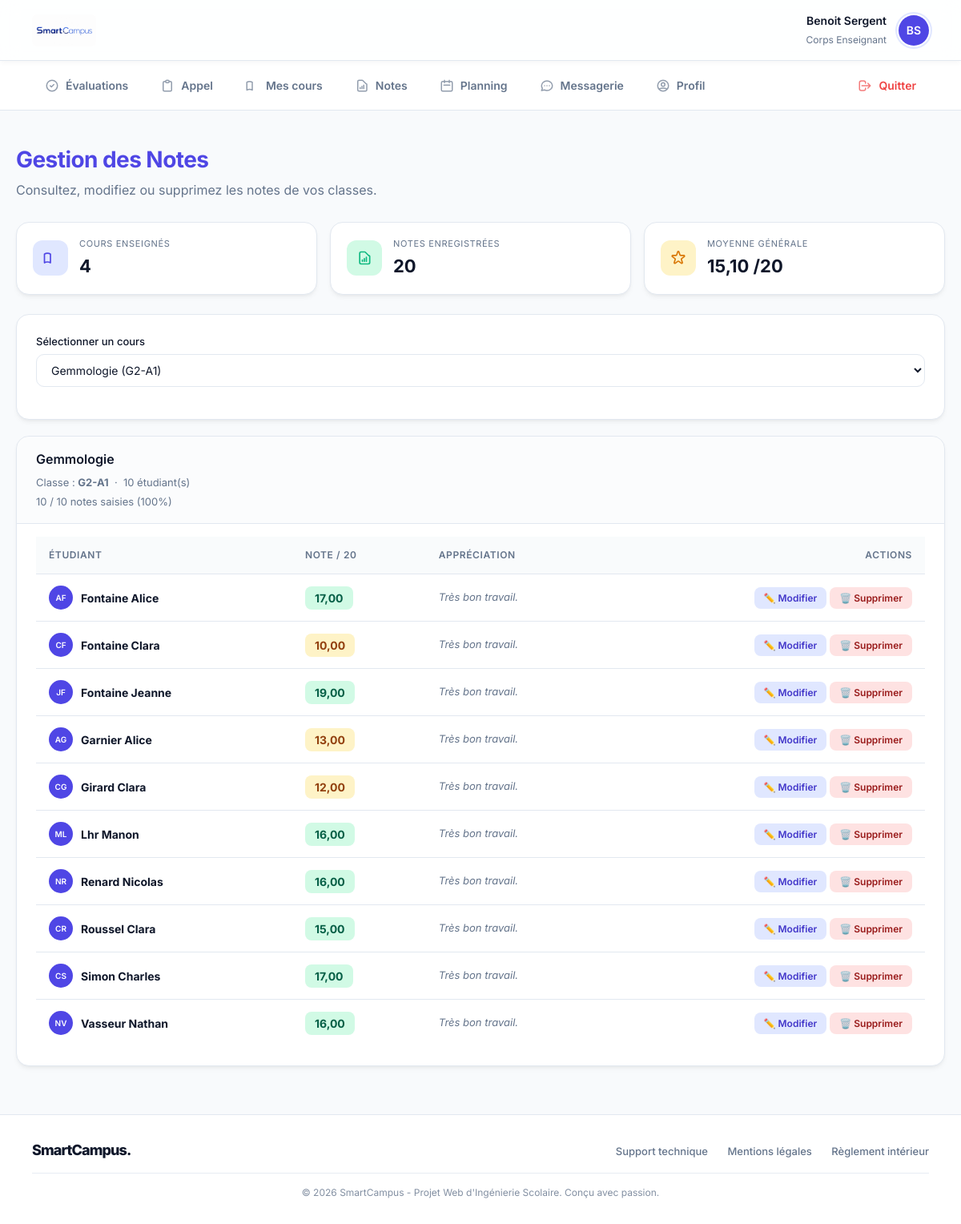
The app's page /Gestion_notes.php?cours_id=12 (signed in), older data.
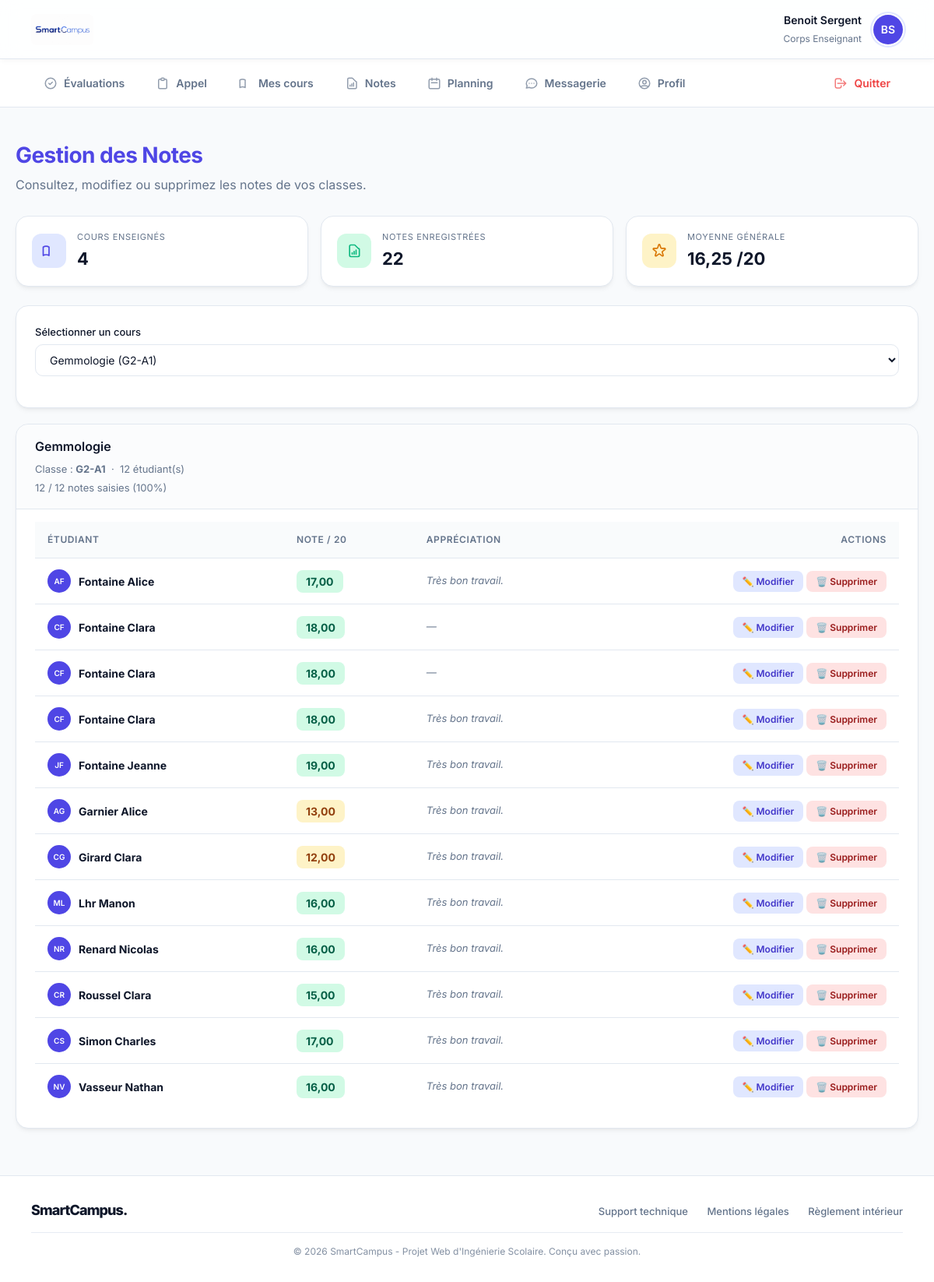
The same page, newer data.
### tables this page shows
CREATE TABLE utilisateurs (
        id INTEGER PRIMARY KEY AUTOINCREMENT,
        prenom TEXT NOT NULL,
        nom TEXT NOT NULL,
        email TEXT UNIQUE NOT NULL,
        role TEXT CHECK(role IN ('etudiant', 'professeur', 'administrateur')) NOT NULL,
        mot_de_passe_hash TEXT NOT NULL,
        statut_compte TEXT DEFAULT 'actif',
        groupe_id INTEGER,
        FOREIGN KEY(groupe_id) REFERENCES groupes(id) ON DELETE SET NULL
    );

CREATE TABLE cours (
        id INTEGER PRIMARY KEY AUTOINCREMENT,
        titre TEXT NOT NULL,
        categorie TEXT NOT NULL,
        description TEXT,
        groupe_id INTEGER,
        professeur_id INTEGER, jour VARCHAR(20) DEFAULT 'Lundi', heure_debut VARCHAR(10) DEFAULT '08:30', heure_fin VARCHAR(10) DEFAULT '10:30', salle VARCHAR(50) DEFAULT 'Non assignée',
        FOREIGN KEY(groupe_id) REFERENCES groupes(id) ON DELETE CASCADE,
        FOREIGN KEY(professeur_id) REFERENCES utilisateurs(id) ON DELETE SET NULL
    );

CREATE TABLE groupes (
        id INTEGER PRIMARY KEY AUTOINCREMENT,
        nom TEXT NOT NULL UNIQUE
    );

CREATE TABLE notes (
        id INTEGER PRIMARY KEY AUTOINCREMENT,
        etudiant_id INTEGER,
        cours_id INTEGER,
        valeur_note REAL,
        commentaire TEXT,
        FOREIGN KEY(etudiant_id) REFERENCES utilisateurs(id) ON DELETE CASCADE,
        FOREIGN KEY(cours_id) REFERENCES cours(id) ON DELETE CASCADE
    );

### Gestion_notes.php (the view, shortened to what the rows shown need)
<?php
require_once 'db.php';
$prof_id = $_SESSION['utilisateur_id'];
$cours_sel = isset($_GET['cours_id']) ? intval($_GET['cours_id']) : null;
$notes_cours = [];
$cours_info = null;
if ($cours_sel) {
    $chk = $db->prepare("SELECT c.*, g.nom as groupe_nom FROM cours c JOIN groupes g ON c.groupe_id = g.id WHERE c.id = ? AND c.professeur_id = ?");
    $chk->execute([$cours_sel, $prof_id]);
    $cours_info = $chk->fetch();
    if ($cours_info) {
        $stmt_notes = $db->prepare("
            SELECT n.id as note_id, n.valeur_note, n.commentaire,
                   u.id as etudiant_id, u.nom, u.prenom
            FROM utilisateurs u
            LEFT JOIN notes n ON n.etudiant_id = u.id AND n.cours_id = ?
            WHERE u.role = 'etudiant'
              AND u.groupe_id = (SELECT groupe_id FROM cours WHERE id = ?)
            ORDER BY u.nom, u.prenom
        ");
        $stmt_notes->execute([$cours_sel, $cours_sel]);
        $notes_cours = $stmt_notes->fetchAll();
    }
}
?>
<!DOCTYPE html>
<html lang="fr">
<head>
    <link rel="stylesheet" href="style.css">
</head>
<body>
    <?php include 'menu.php'; ?>
    <div class="container">
        <div style="margin-bottom: 28px;">
            <h1 style="color:var(--primary);">Gestion des Notes</h1>
        </div>
        <?php if ($cours_sel && $cours_info): ?>
            <div class="card">
                <div class="card-header" style="margin-bottom: 16px;">
                    <div>
                        <h2 style="margin:0 0 4px;"><?= htmlspecialchars($cours_info['titre']) ?></h2>
                        <span style="font-size:13px; color:var(--text-muted);">
                            Classe : <strong><?= htmlspecialchars($cours_info['groupe_nom']) ?></strong>
                            &nbsp;·&nbsp; <?= count($notes_cours) ?> étudiant(s)
                        </span>
                    </div>
                    <?php
                    $notes_saisies = array_filter($notes_cours, fn($n) => $n['note_id'] !== null);
                    $nb_saisies = count($notes_saisies);
                    $pct = count($notes_cours) > 0 ? round($nb_saisies / count($notes_cours) * 100) : 0;
                    ?>
                    <span style="font-size:13px; color:var(--text-muted);">
                        <?= $nb_saisies ?> / <?= count($notes_cours) ?> notes saisies (<?= $pct ?>%)
                    </span>
                </div>
                <?php if (empty($notes_cours)): ?>
                    <div class="empty-state">
                        <p>Aucun étudiant dans cette classe.</p>
                    </div>
                <?php else: ?>
                    <table>
                        <tr>
                            <th>Étudiant</th>
                            <th>Note / 20</th>
                            <th>Appréciation</th>
                            <th style="text-align:right;">Actions</th>
                        </tr>
                        <?php foreach($notes_cours as $n):
                            $init = strtoupper(substr($n['prenom'], 0, 1) . substr($n['nom'], 0, 1));
                            $av   = glob("uploads/avatars/avatar_" . $n['etudiant_id'] . ".*");
                            $hasNote = $n['note_id'] !== null;
                            $val = $hasNote ? floatval($n['valeur_note']) : null;
                            $badgeCls = !$hasNote ? 'note-empty' : ($val >= 14 ? 'note-good' : ($val >= 10 ? 'note-mid' : 'note-bad'));
                            $badgeTxt = !$hasNote ? 'Non noté' : number_format($val, 2, ',', ' ');
                        ?>
                        <tr class="note-row">
                            <td>
                                <div style="display:flex; align-items:center; gap:10px;">
                                    <div class="avatar-small" style="width:30px;height:30px;font-size:10px;box-shadow:none;">
                                        <?php if(!empty($av)): ?><img src="<?= $av[0] ?>" alt=""><?php else: ?><?= $init ?><?php endif; ?>
                                    </div>
                                    <strong><?= htmlspecialchars($n['nom'] . ' ' . $n['prenom']) ?></strong>
                                </div>
                            </td>
                            <td>
                                <span class="note-badge <?= $badgeCls ?>"><?= $badgeTxt ?></span>
                            </td>
                            <td style="font-size:13px; color:var(--text-muted); font-style:italic; max-width:220px;">
                                <?= $hasNote && !empty($n['commentaire']) ? htmlspecialchars($n['commentaire']) : '—' ?>
                            </td>
                            <td style="text-align:right;">
                                <?php if($hasNote): ?>
                                    <button class="btn-edit"
                                        onclick="ouvrirModale(<?= $n['note_id'] ?>, <?= $val ?>, '<?= htmlspecialchars(addslashes($n['commentaire'] ?? '')) ?>', '<?= htmlspecialchars($n['prenom'] . ' ' . $n['nom']) ?>')">
                                        ✏️ Modifier
                                    </button>
                                    <form method="POST" style="display:inline;" onsubmit="return confirm('Supprimer cette note ?');">
                                        <button type="submit" class="btn-del">🗑️ Supprimer</button>
                                    </form>
                                <?php else: ?>
                                    <a href="dashboard_professeur.php" class="btn-edit" style="text-decoration:none;">+ Ajouter</a>
                                <?php endif; ?>
                            </td>
                        </tr>
                        <?php endforeach; ?>
                    </table>
                <?php endif; ?>
            </div>
        <?php elseif ($cours_sel && !$cours_info): ?>
            <div class="alert alert-error"><span>⚠️ Cours introuvable ou accès non autorisé.</span></div>
        <?php endif; ?>
    </div>
</body>
</html>

### menu.php (shortened to what the rows shown need)
<?php
require_once 'db.php';
$mon_id = $_SESSION['utilisateur_id'];
$mon_role = $_SESSION['role'];
$stmt_menu = $db->prepare("SELECT u.*, g.nom as nom_groupe FROM utilisateurs u LEFT JOIN groupes g ON u.groupe_id = g.id WHERE u.id = ?");
$stmt_menu->execute([$mon_id]);
$user_menu = $stmt_menu->fetch(PDO::FETCH_ASSOC);
$initiales_menu = strtoupper(substr($user_menu['prenom'], 0, 1) . substr($user_menu['nom'], 0, 1));
$avatar_menu_url = null;
?>
<header class="top-bar">
    <div class="user-widget">
        <div class="user-widget-info" style="text-align: right;">
            <strong style="color:var(--text-main); font-size:14px;"><?= htmlspecialchars($user_menu['prenom'] . ' ' . $user_menu['nom']) ?></strong>
            <span style="font-size:12px; color:var(--text-muted);">
                <?php
                if ($mon_role === 'administrateur') echo 'Administration';
                elseif ($mon_role === 'professeur') echo 'Corps Enseignant';
                else echo htmlspecialchars($user_menu['nom_groupe'] ?? 'Étudiant');
                ?>
            </span>
        </div>
        <div class="avatar-small" <?= $mon_role === 'administrateur' ? 'style="background: #1e293b;"' : '' ?>>
            <?php if ($avatar_menu_url): ?><img src="<?= $avatar_menu_url ?>" alt="Profil"><?php else: ?><?= $initiales_menu ?><?php endif; ?>
        </div>
    </div>
</header>

Row changes from the older to the newer data that the page shows:
added notes: etudiant.nom "CF", etudiant.prenom "Fontaine Clara", badgeTxt "18,00"
added notes: etudiant.nom "CF", etudiant.prenom "Fontaine Clara", badgeTxt "18,00"
changed notes (number 4 of 12 on the later page): valeur_note 10 → 18 (drawn); badgeTxt "10,00" → "18,00"
Text that changed along with them:
$total_notes: "20" → "22"
$moy_globale: "15,10" → "16,25"
count($notes_cours): "10" → "12"
$nb_saisies: "10" → "12"
